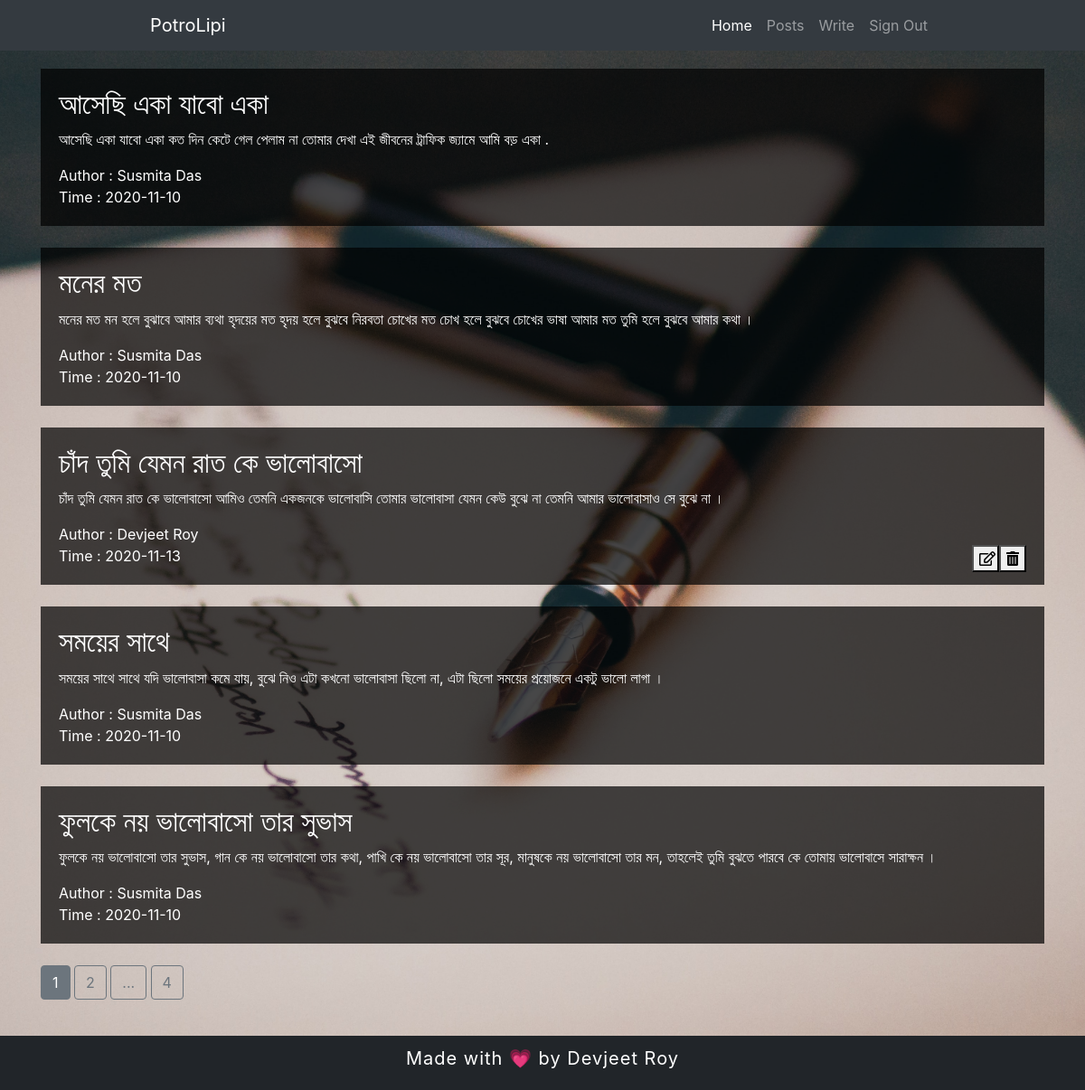
Page /posts (signed in) on the earlier database version.
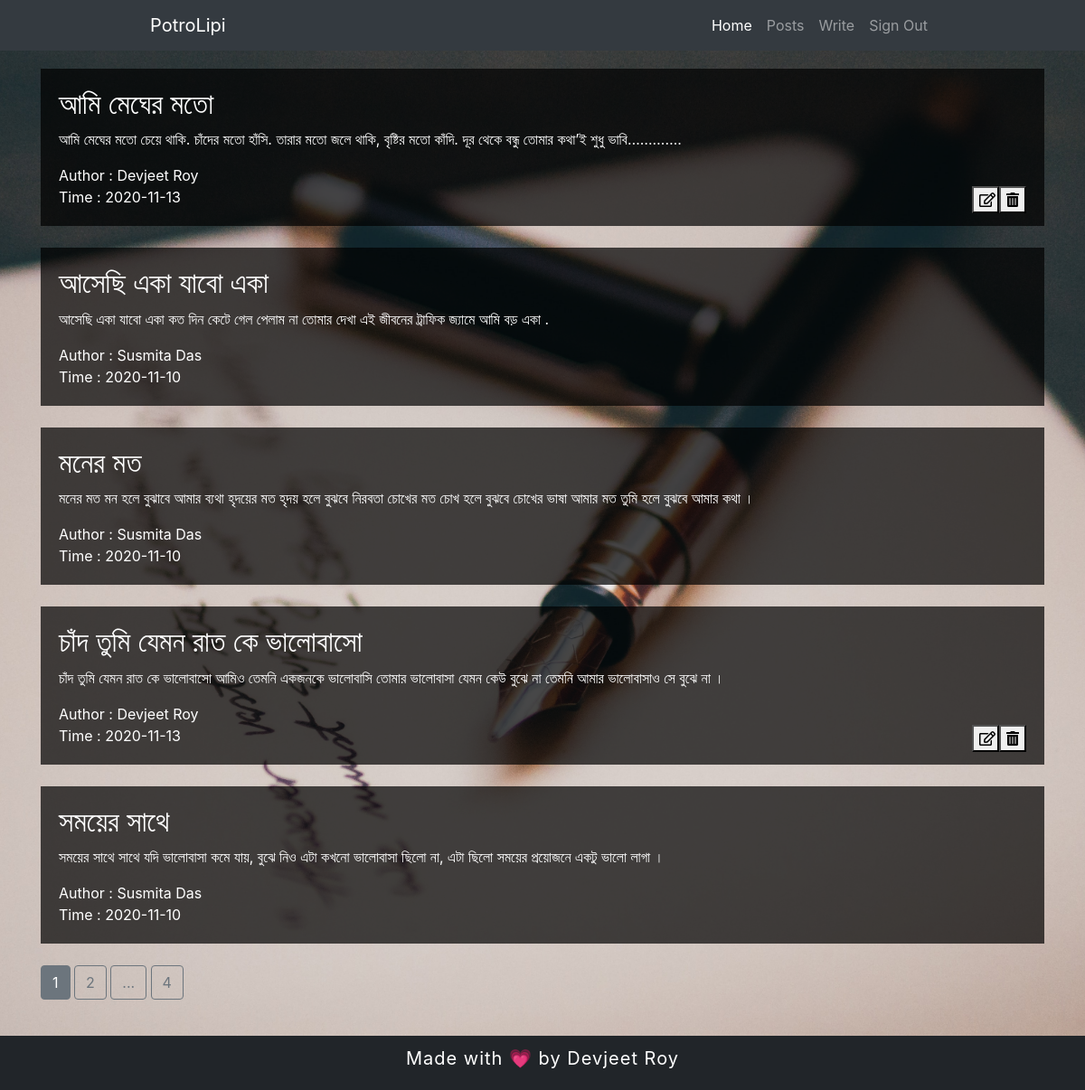
Same page on the later database version.
### main/models.py (models this page shows, shortened)
class Posts(db.Model):
    post_id = db.Column(db.Integer, primary_key=True)
    title = db.Column(db.String(100),nullable=False)
    content = db.Column(db.Text(),nullable=False)
    author = db.Column(db.String(20),nullable=False)
    time = db.Column(db.DateTime(),default=date.today(), onupdate=date.today())

### main/posts/routes.py (the view)
@posts.route("/posts")
@login_required
def readblog():
    if current_user.is_authenticated:
        page = request.args.get('page', 1, type=int)
        posts = Posts.query.order_by(Posts.post_id.desc()).paginate(page=page, per_page=5)
        return render_template("readblog.html",posts=posts)
    else:
        return "<h2>Not Authorized!</h2>"

### main/models.py (called while the page is built)
@login_manager.user_loader
def load_user(user_id):
    return User.query.get(int(user_id))

### main/templates/readblog.html (shortened to what this page needs)
{% extends "layout.html" %}
    {% block content %}
        <div class="container">
            {% if posts.items[0] %}
            {% for i in posts.items: %}
            <div class="post">
                <h2>{{ i.title }}</h2>
                <p>
                    {{ i.content }}
                </p>
                <span>Author : {{ i.author }}</span><br>
                <span>Time : {{ i.time.year }}-{{ i.time.month }}-{{ i.time.day }}</span>
                {% if i.author == current_user.username %}
                <div class="post-button">
                    <form action="{{url_for('posts.update_blog', post_id = i.post_id)}}" method="POST">
                        <button type="submit"><i class="far fa-edit"></i></button>
                    </form>
                    <form action="{{url_for('posts.delete_blog', post_id = i.post_id)}}" method="POST">
                        <button type="submit"><i class="fas fa-trash-alt"></i></button>
                    </form>
                </div>
                {% endif %}
            </div><br>
            {% endfor %}
            {% else %}
                <center>
                    <h2>No post to display! </h2>
                </center>
            {% endif %}
            {% for page_num in posts.iter_pages(left_edge=1,right_edge=1,left_current=1,right_current=2) %}
                {% if page_num %}
                    {% if posts.page == page_num %}
                        <a href="{{url_for('posts.readblog',page=page_num)}}" class="btn btn-secondary">{{ page_num }}</a>
                    {% else %}
                        <a href="{{url_for('posts.readblog',page=page_num)}}" class="btn btn-outline-secondary">{{ page_num }}</a>
                    {% endif %}
                {% else %}
                    <a href="#" class="btn btn-outline-secondary">...</a>
                {% endif %}
            {% endfor %}
        </div>
    {% endblock %}

### main/templates/layout.html (shortened to what this page needs)
<html lang="en">
<head>
    <link rel="stylesheet" href="https://cdn.jsdelivr.net/npm/bootstrap@4.5.3/dist/css/bootstrap.min.css">
    <link rel="stylesheet" href="{{ url_for('static', filename='style.css') }}">
    <link rel="stylesheet" href="https://use.fontawesome.com/releases/v5.15.1/css/all.css">
  <link rel="stylesheet" href="https://use.fontawesome.com/releases/v5.15.1/css/v4-shims.css">
</head>
<body>
    <nav class="navbar navbar-expand-lg navbar-dark bg-dark">
        <a class="navbar-brand" href="#" style="margin-left:150px">PotroLipi</a>
        <div class="collapse navbar-collapse" id="navbarSupportedContent">
          <ul class="navbar-nav ml-auto" style="margin-right: 150px;">
            {% if current_user.is_authenticated %}
            <li class="nav-item active">
              <a class="nav-link" href="{{ url_for('users.dashboard_page') }}">Home <span class="sr-only">(current)</span></a>
            </li>
            <li class="nav-item">
              <a class="nav-link" href="{{ url_for('posts.readblog') }}">Posts</a>
            </li>
            <li class="nav-item">
              <a class="nav-link" href="{{ url_for('posts.writeblog') }}">Write</a>
            </li>
            <li class="nav-item">
              <a class="nav-link" href="{{ url_for('users.logout') }}">Sign Out</a>
            </li>
            {% endif %}
          </ul>
        </div>
      </nav>
      {% block content %}{% endblock %}
      <footer>
            Made with 💗 by Devjeet Roy
      </footer>
</body>
</html>

### main/static/style.css (style rules this page uses)
body { background: url(./mainbg.jpg) no-repeat center fixed; background-size: cover; color: white; }
footer { height: 60px; width: 100%; background-color: #212529; color: white!important; font-size: 20px; bottom: 0px; position: fixed; text-align: center; letter-spacing: 1px; padding-top: 10px; }
.container { margin-top: 20px; margin-bottom: 100px; }
.post { background-color: rgba(0, 0, 0, 0.7); padding-left: 20px; padding-right: 20px; padding-bottom: 20px; padding-top: 20px; height: auto; }
.post-button { display:flex; float: right }
.post-button button { height: 30px; width: 30px; }

Differences in the rows shown:
no longer on this page (row unchanged): Posts: title "ফুলকে নয় ভালোবাসো তার সুভাস", content "ফুলকে নয় ভালোবাসো তার সুভাস, গান কে নয় ভালোবাসো তার কথা, পাখি কে নয় ভালোবাসো তার সূর, মানুষকে নয় ভালোবাসো তার মন, তাহলেই তুমি বুঝতে পারবে কে তোমায় ভালোবাসে সারাক্ষন ।", author "Susmita Das", time.year "2020", time.month "11", time.day "10"
added Posts: title "আমি মেঘের মতো", content "আমি মেঘের মতো চেয়ে থাকি. চাঁদের মতো হাঁসি. তারার মতো জলে থাকি, বৃষ্টির মতো কাঁদি. দূর থেকে বন্ধু তোমার কথা’ই শুধু ভাবি………….", author "Devjeet Roy", time.year "2020", time.month "11", time.day "13"
